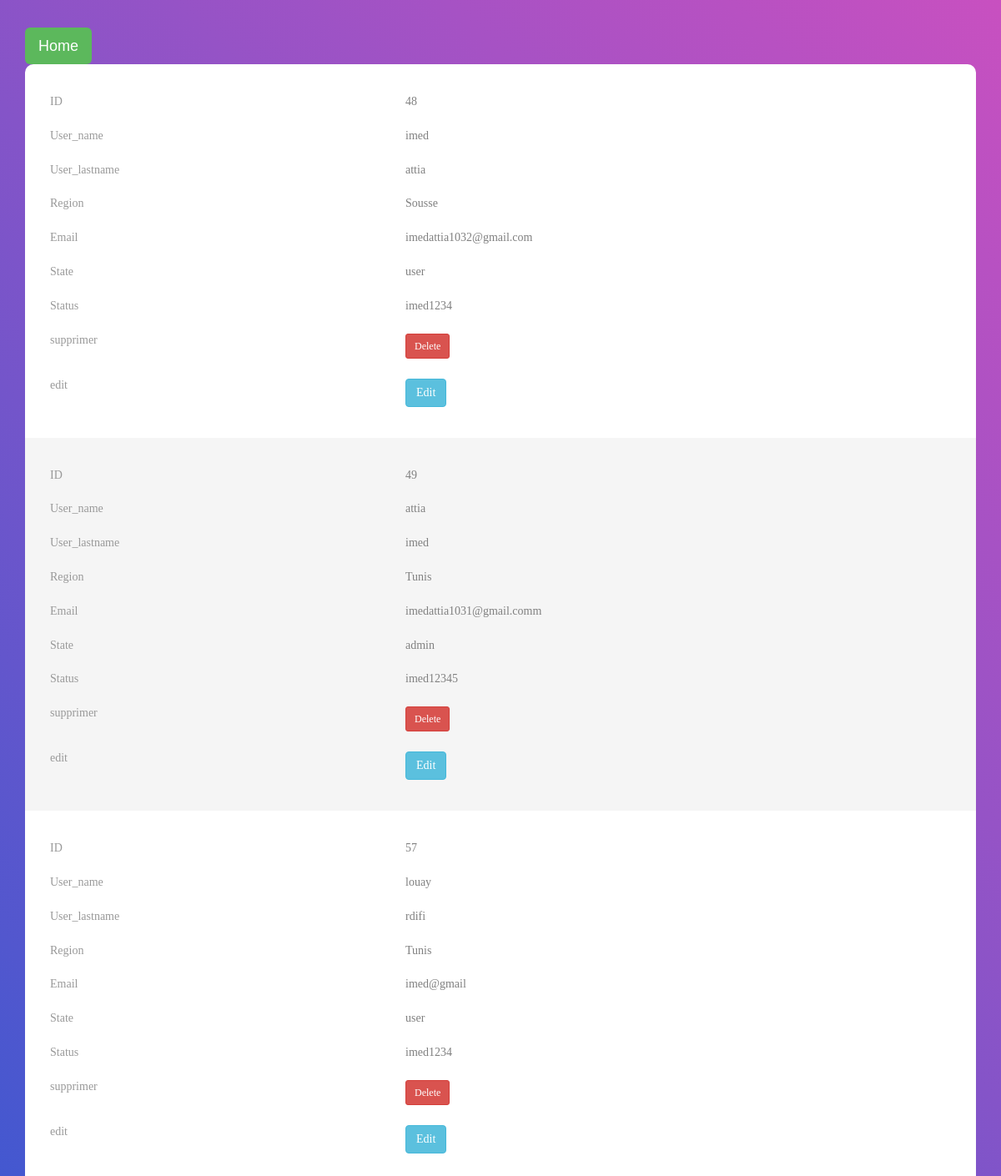
Screenshot of /admin/dashboard/dashboard.php with the database file from the repository.
### tables this page shows
CREATE TABLE `users` (
  `id` bigint(20) NOT NULL,
  `user_id` bigint(20) NOT NULL,
  `user_name` varchar(100) NOT NULL,
  `user_lastname` varchar(100) NOT NULL,
  `phone` varchar(100) NOT NULL,
  `email` varchar(100) NOT NULL,
  `password` varchar(100) NOT NULL,
  `adresse` varchar(100) NOT NULL,
  `region` varchar(100) NOT NULL,
  `date` timestamp NOT NULL DEFAULT current_timestamp() ON UPDATE current_timestamp(),
  `admin_user` varchar(5) NOT NULL
);

### admin/dashboard/dashboard.php (the view, shortened to what this page needs)
<?php
	include ("delete_dashboard/delete.php");
	$sql = "SELECT * FROM users";
?>
<!DOCTYPE html>
<html lang="en">
<head>
	<link rel="stylesheet" href="https://maxcdn.bootstrapcdn.com/bootstrap/3.4.1/css/bootstrap.min.css">
	<link rel="stylesheet" type="text/css" href="dashboard.css">
</head>
<body>
	<div class="limiter">
		<div class="container-table100">
			<div class="wrap-table100">
				<div class="table100">
				<input type="button" class="btn btn-lg btn-success" onclick="location.href='../../user/article/liste des produit/Product.php';" value="Home" />
					<table>
						<tbody>
							<?php
								$result = $con->query($sql);
								if ($result->num_rows > 0) {
									while($row = $result->fetch_assoc()) {
										$recordId = $row["id"];
										echo '<tr><td class="column1" id="id"> ' . $row["id"] . "</td>";
										echo '<td class="column2 row_data" col_name="user_name" id="user_name"> ' . $row["user_name"] . "</td>";
										echo '<td class="column3 row_data" col_name="user_lastname" id="user_lastname" > ' . $row["user_lastname"] . "</td>";
										echo '<td class="column4 row_data" col_name="region" id="region" > ' . $row["region"] . "</td>";
										echo '<td class="column5 row_data" col_name="email" id="email" > ' . $row["email"] . "</td>";
										echo '<td class="column6 row_data" col_name="admin_user" id="admin_user" > ' . $row["admin_user"] . "</td>";
										echo '<td class="column7 row_data" col_name="password" id="password" > ' . $row["password"] . "</td>";
										echo   "<td  ><a href='delete_dashboard/delete.php?recordId=" . $recordId . "' class='btn btn-danger btn-sm' >Delete</a> </td>";
										echo   "<td  ><a href='edit_dashboard.php?recordId=" . $recordId . "' class='btn btn-info'>Edit</a>";
									}
								}
								else
								{
								echo "0 results";
								}
							?>
						</tbody>
					</table>
				</div>
			</div>
		</div>
	</div>
</body>
</html>

### admin/dashboard/dashboard.css (style rules this page uses)
* { margin: 0px; padding: 0px; box-sizing: border-box; }
body, html { height: 100%; font-family: sans-serif; }
a { margin: 0px; transition: all 0.4s; -webkit-transition: all 0.4s; -o-transition: all 0.4s; -moz-transition: all 0.4s; }
input { display: block; outline: none; border: none !important; }
.limiter { width: 100%; margin: 0 auto; }
.container-table100 { width: 100%; min-height: 100vh; background: #c850c0; background: -webkit-linear-gradient(45deg, #4158d0, #c850c0); background: -o-linear-gradient(45deg, #4158d0, #c850c0); background: -moz-linear-gradient(45deg, #4158d0, #c850c0); background: linear-gradient(45deg, #4158d0, #c850c0); display: -webkit-box; display: -webkit-flex; display: -moz-box; display: -ms-flexbox; display: flex; align-items: center; justify-content: center; flex-wrap: wrap; padding: 33px 30px; }
.wrap-table100 { width: 1170px; }
table { border-spacing: 1; border-collapse: collapse; background: white; border-radius: 10px; overflow: hidden; width: 100%; margin: 0 auto; position: relative; }
table * { position: relative; }
table td, table th { padding-left: 8px; }
table tbody tr { height: 50px; }
table tbody tr:last-child { border: 0; }
table td, table th { text-align: left; }
tbody tr:nth-child(even) { background-color: #f5f5f5; }
tbody tr { font-family: OpenSans-Regular; font-size: 15px; color: #808080; line-height: 1.2; font-weight: unset; }
.column1 { width: 100px; padding-left: 40px; }
.column2 { width: 160px; }
.column3 { width: 160px; }
.column4 { width: 110px; text-align: left; }
.column5 { width: 160px; text-align: left; }
.column6 { width: 90px; text-align: left; padding-right: 62px; }
.column7 { width: 160px; text-align: left; padding-right: 62px; }
@media screen and (max-width: 1200px) { table { display: block; } }
@media screen and (max-width: 1200px) { table > *, table tr, table td, table th { display: block; } }
@media screen and (max-width: 1200px) { table tbody tr { height: auto; padding: 37px 0; } }
@media screen and (max-width: 1200px) { table tbody tr td { padding-left: 40% !important; margin-bottom: 24px; } }
@media screen and (max-width: 1200px) { table tbody tr td:last-child { margin-bottom: 0; } }
@media screen and (max-width: 1200px) { table tbody tr td:before { font-family: OpenSans-Regular; font-size: 14px; color: #999999; line-height: 1.2; font-weight: unset; position: absolute; width: 40%; left: 30px; top: 0; } }
@media screen and (max-width: 1200px) { table tbody tr td:nth-child(1):before { content: "ID"; } }
@media screen and (max-width: 1200px) { table tbody tr td:nth-child(2):before { content: "User_name"; } }
@media screen and (max-width: 1200px) { table tbody tr td:nth-child(3):before { content: "User_lastname"; } }
@media screen and (max-width: 1200px) { table tbody tr td:nth-child(4):before { content: "Region"; } }
@media screen and (max-width: 1200px) { table tbody tr td:nth-child(5):before { content: "Email"; } }
@media screen and (max-width: 1200px) { table tbody tr td:nth-child(6):before { content: "State"; } }
@media screen and (max-width: 1200px) { table tbody tr td:nth-child(7):before { content: "Status"; } }
@media screen and (max-width: 1200px) { table tbody tr td:nth-child(8):before { content: "supprimer"; } }
@media screen and (max-width: 1200px) { table tbody tr td:nth-child(9):before { content: "edit"; } }
@media screen and (max-width: 1200px) { .column4, .column5, .column6, .column7 { text-align: left; } }
@media screen and (max-width: 1200px) { .column4, .column5, .column6, .column1, .column2, .column3, .column7,.column8,.column9 { width: 100%; } }
@media screen and (max-width: 1200px) { tbody tr { font-size: 14px; } }

### rows the page displays
users: id "48", user_name "imed", user_lastname "attia", region "Sousse", email "imedattia1032@gmail.com", admin_user "user", password "imed1234"
users: id "49", user_name "attia", user_lastname "imed", region "Tunis", email "imedattia1031@gmail.comm", admin_user "admin", password "imed12345"
users: id "57", user_name "louay", user_lastname "rdifi", region "Tunis", email "imed@gmail", admin_user "user", password "imed1234"
